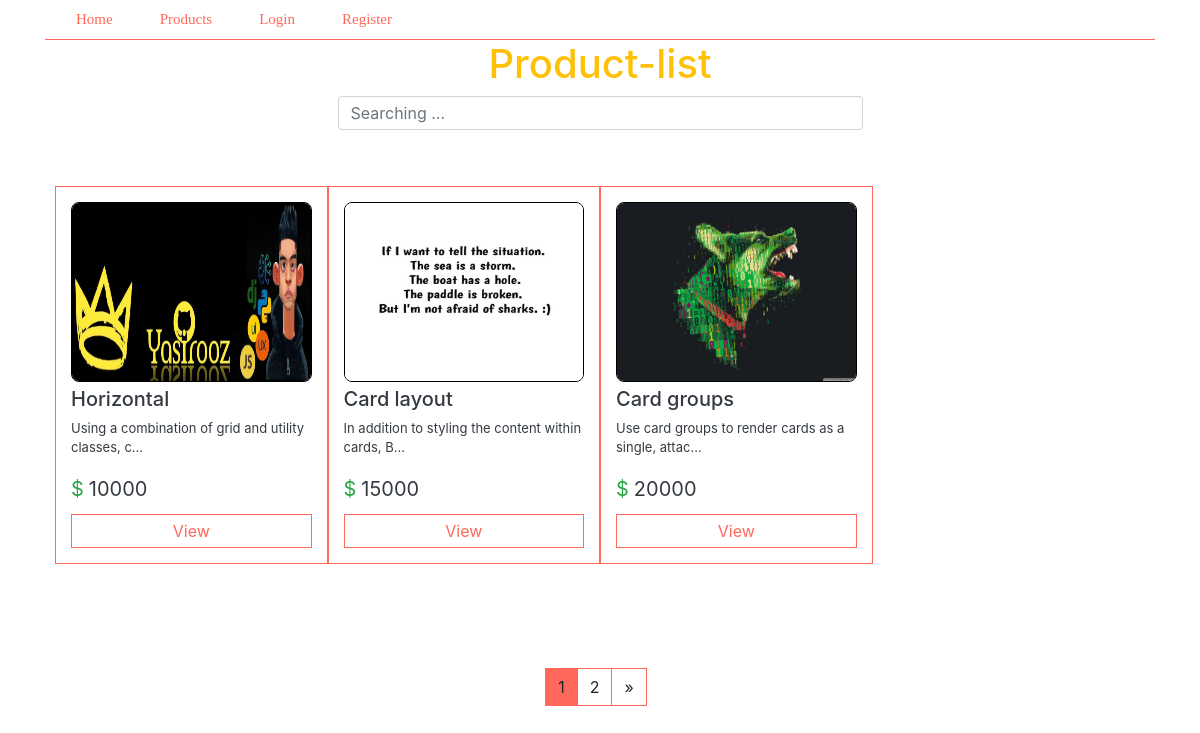
The page /Product-list/ on the database its author committed.
### Shoping/models.py (models this page shows, shortened)
class Product(models.Model):
    title = models.CharField(max_length=120,verbose_name="عنوان")
    description = models.TextField(verbose_name='توضیحات')
    price = models.IntegerField(verbose_name='قیمت')
    image = models.ImageField(upload_to='image/',blank=True,null=True,verbose_name='تصویر')
    active = models.BooleanField(verbose_name='فعال / غیرفعال',default=False)
    objects = ProdctManager()
    time = models.DateTimeField(auto_now_add=True,)
    def snippet(self):
        return self.description[:50] + '...'
    class Meta:
        verbose_name_plural = 'محصولات'  # --> for remove "s" on header page amdin
        verbose_name = 'محصولات'

### Shoping/views.py (the view)
# urls.py: path('Product-list/',views.ProductListView.as_view(),name='ProductList'),
class ProductListView(ListView):
    template_name = 'product/product-list.html'
    paginate_by = 3
    def get_queryset(self):
        return Product.objects.get_active_product()

### Shoping/models.py (called while the page is built)
    def get_active_product(self):
        return self.get_queryset().filter(active=True)

### templates/product/product-list.html (shortened to what this page needs)
{% extends 'base.html' %}
{% load static %}
{% block body %}
<link rel="stylesheet" href="{% static 'css/product-list.css' %}">
<div class="container">
    <h1 class="text-center text-warning">Product-list</h1>
    {% include 'product/search.html' %}
    <div class="row list-row my-5 ">
        {% for ol in object_list %}
        <div class="card-list col-md-3 col-sm-4 col-12 col-lg-3 my-2 pull-left">
            <img src="{{ ol.image.url }}" alt="">
            <h2 class="text-dark">{{ol.title}}</h2>
            <p class="text-dark">{{ ol.snippet }}</p>
            <span class="text-dark"><span class="text-success">$</span>{{ ol.price }}</span>
            <a href="{% url 'Shoping:ProductDetail' ol.pk %}" class="btn button btn-sm btn-block">View</a>
        </div>
        {% endfor %}
    </div>
    <div class="d-flex justify-content-center">
        <div class="btn-toolbar mb-3 my-5" role="toolbar" aria-label="Toolbar with button groups">
            <div class="btn-group mr-2" role="group" aria-label="First group">
                {% for page in paginator.page_range %}
                    {% if page == page_obj.number %}
                        <a href="?page={{page}}" class="butto-n btn active" style="background-color: #FF685B;">{{page}}</a>
                    {% else %}
                        <a href="?page={{page}}" class="butto-n btn ">{{page}}</a>
                    {% endif %}
                {% endfor %}
                {% if page_obj.has_next %}
                <a href="?page={{ page_obj.next_page_number }}" class="butto-n btn">&raquo;</a>
                {% endif %}
            </div>
        </div>
    </div>
</div>
{% endblock %}

### staticfiles/css/product-list.css (style rules this page uses)
.card-list img { width: 100%; min-height: 100px; height: 180px; max-height: 200px; border-radius: 8px; border: 1px #000 solid; }
.card-list h2 { font-size: 20px; margin-top: 5px; }
.card-list p { font-size: 13px; }
.card-list span { font-size: 20px; margin-right: 5px; }
.card-list { max-width: 100%; border: 1px #FF685B solid; padding: 15px; }
.row { margin: 0 10px; }
.card-list .button { margin-top: 10px; border: 1px #FF685B solid; font-size: 16px; color: #FF685B; border-radius: 0px; }
.butto-n { border: 1px #FF685B solid; border-radius: 0px; }

### rows shown on the page
Product: image (picture), title "Horizontal", snippet "Using a combination of grid and utility classes, c...", price "10000"
Product: image (picture), title "Card layout", snippet "In addition to styling the content within cards, B...", price "15000"
Product: image (picture), title "Card groups", snippet "Use card groups to render cards as a single, attac...", price "20000"

### other values the page prints
{{ page }} "1"
{{ page }} "2"
